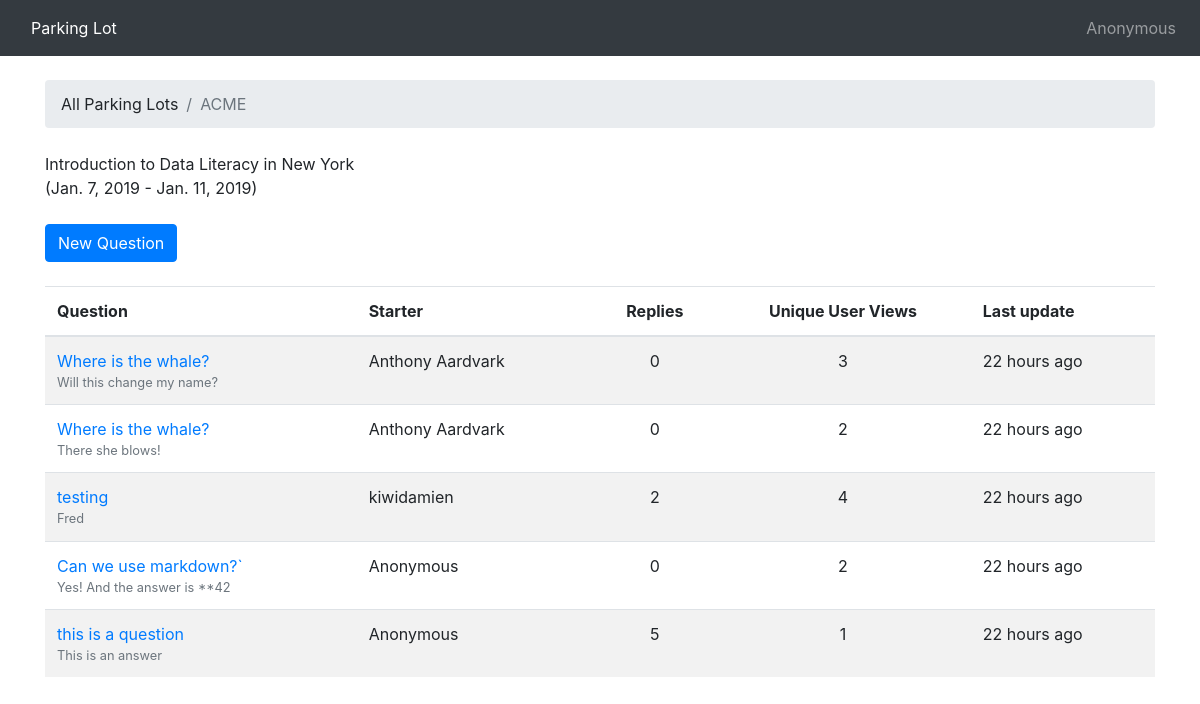
The app's page /lots/acme/, older data.
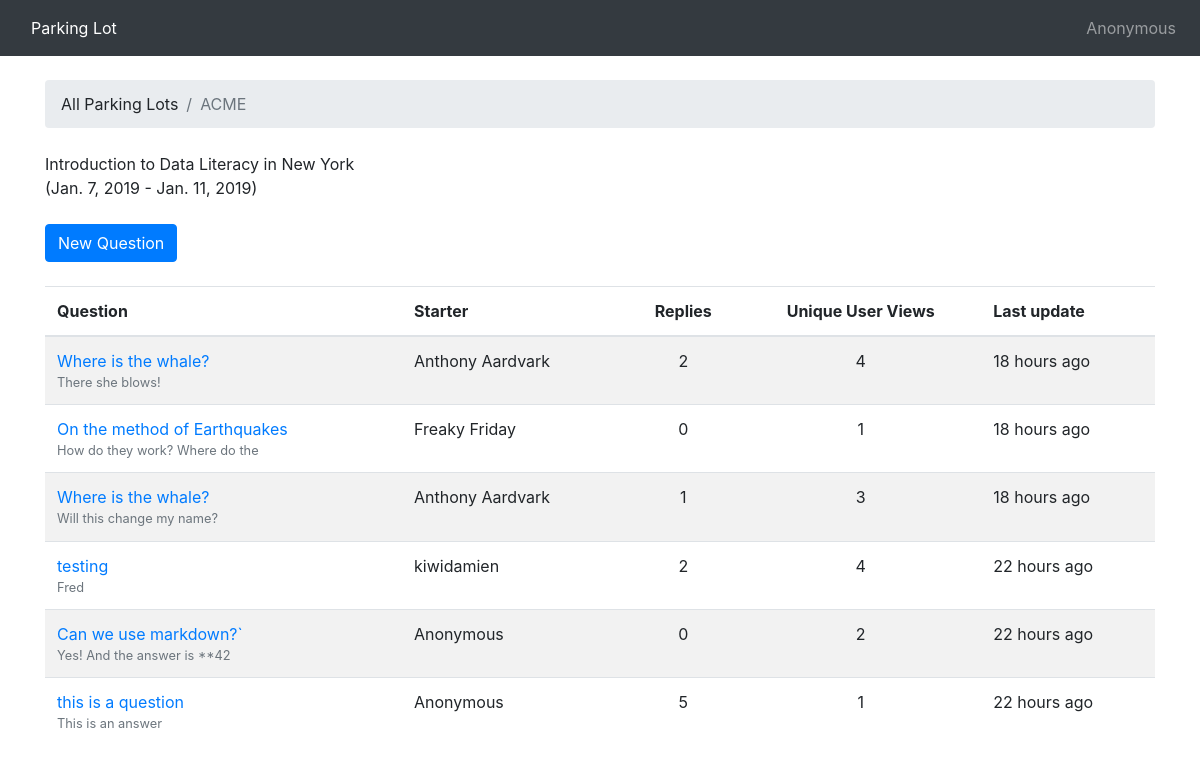
The same page, newer data.
### lot/models.py (models this page shows, shortened)
class Question(models.Model):
    subject = models.CharField(max_length=255)
    last_updated = models.DateTimeField(auto_now_add=True)
    lot = models.ForeignKey(Lot, related_name='questions',
                            on_delete=models.CASCADE)
    starter = models.ForeignKey(User, related_name='questions',
                                on_delete=models.CASCADE)
    starter_name = models.CharField(max_length=100, default='Anonymous')
    views = models.PositiveIntegerField(default=0)
    def get_first_post(self):
        return (Post.objects.filter(question=self)
                .order_by('created_at')
                .first())

class Post(models.Model):
    message = models.TextField(max_length=4000)
    question = models.ForeignKey(Question, related_name='posts',
                                 on_delete=models.CASCADE)
    created_at = models.DateTimeField(auto_now_add=True)
    updated_at = models.DateTimeField(null=True)
    created_by = models.ForeignKey(User, null=True, related_name='posts',
                                   on_delete=models.CASCADE)
    updated_by = models.ForeignKey(User, null=True, related_name='+',
                                   on_delete=models.CASCADE)
    created_name = models.CharField(max_length=100)
    updated_name = models.CharField(max_length=100)
    def __str__(self):
        return self.message[:30]

### lot/views.py (the view)
# urls.py: path('lots/<slug:lot_id>/', views.QuestionListView.as_view(),
class QuestionListView(ListView):
    model = Question
    context_object_name = 'questions'
    template_name = 'list_of_questions_in_lot.html'
    def get_context_data(self, **kwargs):
        kwargs['lot'] = self.lot
        return super().get_context_data(**kwargs)
    def get_queryset(self):
        self.lot = get_object_or_404(Lot, slug=self.kwargs.get('lot_id'))
        questions = (
            self.lot.questions
            .order_by('-last_updated')
            .annotate(replies=Count('posts') - 1)
        )
        return questions

### templates/list_of_questions_in_lot.html (shortened to what this page needs)
{% extends 'base.html' %}
{% load humanize %}
{% block breadcrumb %}
  {% include 'includes/parklot_breadcrumb.html' %}
  <li class="breadcrumb-item active">{{ lot.group_name }}</li>
{% endblock %}
{% block content %}
<div class='mb-4'>
    {{lot.description}} in {{lot.location}} <br/>
    ({{lot.start_date}} - {{lot.end_date}})
</div>
<div class='mb-4'>
    <a href="{% url 'new_question' lot.slug %}" class="btn btn-primary">New Question</a>
</div>
<table class="table table-striped mb-4">
    <thead class="thead-inverse">
        <tr>
            <th>Question</th>
            <th>Starter</th>
            <th class="text-center">Replies</th>
            <th class="text-center">Unique User Views</th>
            <th>Last update</th>
        </tr>
    </thead>
    <tbody>
        {% for question in questions%}
        <tr>
            <td>
                <a href="{% url 'question_comments' lot.slug question.pk %}">{{question.subject}}</a>
                <small class="text-muted
                d-block">{{question.get_first_post|truncatechars:30 }}</small>
            </td>
            <td>{{question.starter_name}}</td>
            <td class="text-center">{{ question.replies }}</td>
            <td class="text-center">{{ question.views }}</td>
            <td>{{ question.last_updated | naturaltime }}</td>
        </tr>
        {% endfor %}
    </tbody>
</table>
{% endblock %}

Row changes from the older to the newer data that the page shows:
changed Question "There she blows!": replies "0" → "2"; views "2" → "4"; last_updated "22 hours ago" → "18 hours ago"; moves up the list
added Question: subject "On the method of Earthquakes", get_first_post "How do they work? Where do the", starter_name "Freaky Friday", replies "0", views "1", last_updated "18 hours ago"
changed Question "Will this change my name?": replies "0" → "1"; last_updated "22 hours ago" → "18 hours ago"
